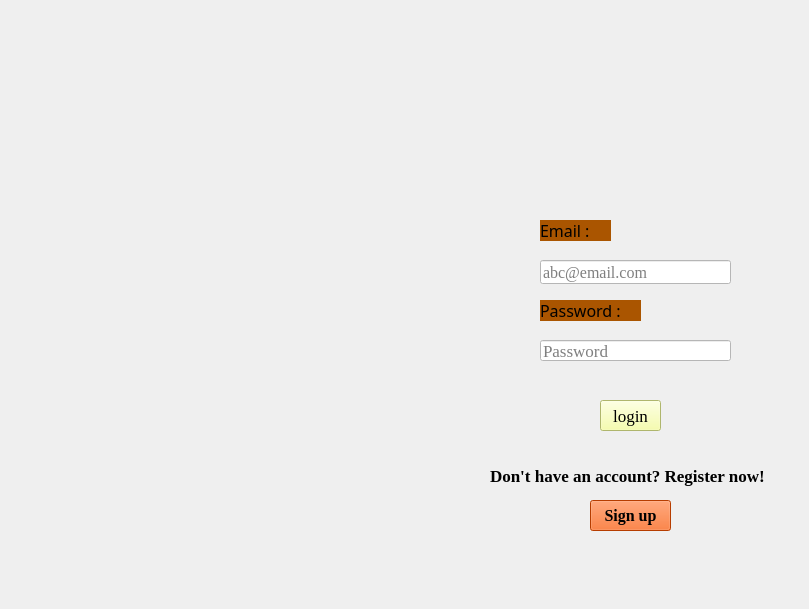
    <widget class="QWidget" name="Login_front_page">
     <property name="styleSheet">
      <string notr="true"/>
     </property>
     <widget class="QLineEdit" name="Login_email">
      <property name="geometry">
       <rect>
        <x>540</x>
        <y>260</y>
        <width>191</width>
        <height>24</height>
       </rect>
      </property>
      <property name="font">
       <font>
        <family>Times New Roman</family>
        <pointsize>12</pointsize>
        <bold>false</bold>
       </font>
      </property>
      <property name="styleSheet">
       <string notr="true">background-color: rgb(255, 255, 255);
color: rgb(0, 0, 0);</string>
      </property>
      <property name="placeholderText">
       <string>abc@email.com</string>
      </property>
     </widget>
     <widget class="QLineEdit" name="Login_password">
      <property name="geometry">
       <rect>
        <x>540</x>
        <y>340</y>
        <width>191</width>
        <height>21</height>
       </rect>
      </property>
      <property name="font">
       <font>
        <family>Times New Roman</family>
        <pointsize>13</pointsize>
        <bold>false</bold>
       </font>
      </property>
      <property name="styleSheet">
       <string notr="true">background-color: rgb(255, 255, 255);
color: rgb(0, 0, 0);</string>
      </property>
      <property name="text">
       <string/>
      </property>
      <property name="echoMode">
       <enum>QLineEdit::Password</enum>
      </property>
      <property name="placeholderText">
       <string>Password</string>
      </property>
     </widget>
     <widget class="QLabel" name="Login_Email_txt">
      <property name="geometry">
       <rect>
        <x>540</x>
        <y>220</y>
        <width>71</width>
        <height>21</height>
       </rect>
      </property>
      <property name="font">
       <font>
        <family>Broadway</family>
        <pointsize>12</pointsize>
        <bold>false</bold>
       </font>
      </property>
      <property name="styleSheet">
       <string notr="true">color: rgb(0, 0, 0);
background-color: rgb(170, 85, 0);
</string>
      </property>
      <property name="text">
       <string>Email :</string>
      </property>
     </widget>
     <widget class="QLabel" name="Login_Password_txt">
      <property name="geometry">
       <rect>
        <x>540</x>
        <y>300</y>
        <width>101</width>
        <height>21</height>
       </rect>
      </property>
      <property name="font">
       <font>
        <family>Broadway</family>
        <pointsize>12</pointsize>
        <bold>false</bold>
       </font>
      </property>
      <property name="styleSheet">
       <string notr="true">background-color: rgb(170, 85, 0);
color: rgb(0, 0, 0);</string>
      </property>
      <property name="text">
       <string>Password :</string>
      </property>
     </widget>
     <widget class="QPushButton" name="Login_Button">
      <property name="geometry">
       <rect>
        <x>600</x>
        <y>400</y>
        <width>61</width>
        <height>31</height>
       </rect>
      </property>
      <property name="font">
       <font>
        <family>Times New Roman</family>
        <pointsize>13</pointsize>
        <bold>false</bold>
       </font>
      </property>
      <property name="styleSheet">
       <string notr="true">background-color: rgb(245, 255, 152);
color: rgb(0, 0, 0);</string>
      </property>
      <property name="text">
       <string>login</string>
      </property>
     </widget>
     <widget class="QLabel" name="login_label">
      <property name="geometry">
       <rect>
        <x>0</x>
        <y>0</y>
        <width>800</width>
        <height>600</height>
       </rect>
      </property>
      <property name="styleSheet">
       <string notr="true">background-image: url(:/new/prefix1/Resource/background.jpg);</string>
      </property>
      <property name="text">
       <string/>
      </property>
      <property name="pixmap">
       <pixmap resource="ABCD.qrc">:/pic/pic/background.jpg</pixmap>
      </property>
      <property name="scaledContents">
       <bool>true</bool>
      </property>
     </widget>
     <widget class="QLabel" name="login_logo_label">
      <property name="geometry">
       <rect>
        <x>540</x>
        <y>30</y>
        <width>201</width>
        <height>171</height>
       </rect>
      </property>
      <property name="text">
       <string/>
      </property>
      <property name="pixmap">
       <pixmap resource="ABCD.qrc">:/pic/pic/abcd.png</pixmap>
      </property>
      <property name="scaledContents">
       <bool>true</bool>
      </property>
     </widget>
     <widget class="QPushButton" name="login_register_button">
      <property name="geometry">
       <rect>
        <x>590</x>
        <y>500</y>
        <width>81</width>
        <height>31</height>
       </rect>
      </property>
      <property name="font">
       <font>
        <family>Times New Roman</family>
        <pointsize>12</pointsize>
        <bold>true</bold>
       </font>
      </property>
      <property name="styleSheet">
       <string notr="true">color: rgb(0, 0, 0);
background-color: rgb(255, 85, 0);</string>
      </property>
      <property name="text">
       <string>Sign up</string>
      </property>
     </widget>
     <widget class="QLabel" name="label">
      <property name="geometry">
       <rect>
        <x>490</x>
        <y>460</y>
        <width>291</width>
        <height>31</height>
       </rect>
      </property>
      <property name="font">
       <font>
        <family>Times New Roman</family>
        <pointsize>13</pointsize>
        <bold>true</bold>
       </font>
      </property>
      <property name="text">
       <string>Don't have an account? Register now!</string>
      </property>
     </widget>
     <zorder>login_label</zorder>
     <zorder>Login_Button</zorder>
     <zorder>Login_Email_txt</zorder>
     <zorder>Login_email</zorder>
     <zorder>Login_password</zorder>
     <zorder>Login_Password_txt</zorder>
     <zorder>login_logo_label</zorder>
     <zorder>login_register_button</zorder>
     <zorder>label</zorder>
    </widget>
